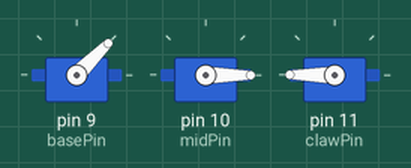
Simulated run of this sketch. Board: Arduino Uno, built with avr-gcc and run on an emulated ATmega328P. On the bench: 3 × servo.

Above: at 0.05 s.
At 0.25 s:
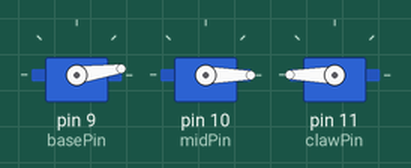
At 0.5 s:
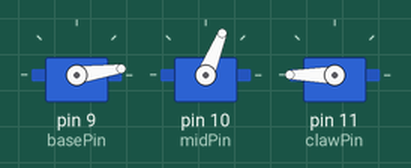
At 1.0 s:
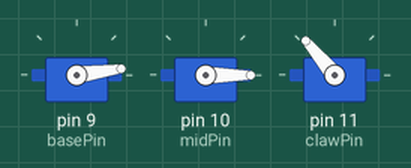
At 1.5 s:
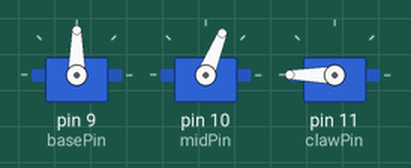
At 2.0 s:
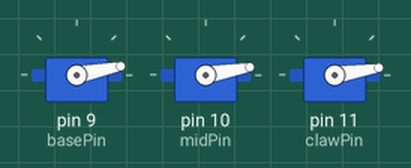
Timing chart, 0 to 4.6 s (numbered marks = the images above):
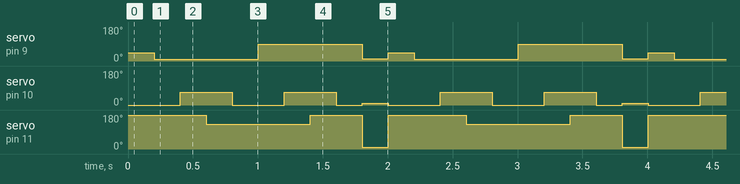

The sketch:

Lesson7_Automation_with_Array.ino
```cpp
#include <Servo.h>

int basePin = 9;
int midPin = 10;
int clawPin = 11;

Servo base;
Servo mid;
Servo claw;

//This is the control array we are going to use to control the series of positions our arm will cycle through.  Be sure to replace these values with the ones collected in the lesson.

int controlArray[9][3] = {
  {45, 0, 180},   //Initial Position
  {8, 0, 180},    //Move Base clockwise
  {8, 68, 180},   //Lower Mid
  {8, 68, 130},   //Close Claw
  {8, 0, 130},    //Raise Mid
  {90, 0, 130},   //Move Base Counterclockwise
  {90, 68, 130},    //Lower Mid
  {90, 68, 180},    //Open Claw
  {90, 0, 180},   //Mid Up
};


void setup() {
  for (int i=2; i<8; i++){
    pinMode(i, INPUT);
  }

  pinMode(basePin, OUTPUT);
 pinMode(midPin, OUTPUT);
 pinMode(clawPin, OUTPUT);

base.attach(basePin);
mid.attach(midPin);
claw.attach(clawPin);

Serial.begin(9600);
}


//We can use the variable i to two two things.  We are running our array from top to bottom, or from instruction 0 - 9.  If we want each for loop to run the next instruction, we can use the same number to run the for loop and reference the array instruction.

void loop() {
  for (int i; i < 10; i++){
      base.write(controlArray[i][0]);
      mid.write(controlArray[i][1]);
      claw.write(controlArray[i][2]);
      delay(200);
  }

}
```

Measured:
- by itself, servo on pin 9 (basePin): repeats every 2.0 s: 90° 0.80 s, 11° 0.20 s, 45° 0.20 s, 8° 0.80 s
- by itself, servo on pin 10 (midPin): repeats every 2.0 s: 0° 0.40 s, 68° 0.40 s, 0° 0.20 s, 10° 0.20 s, 0° 0.40 s, 68° 0.40 s
- by itself, servo on pin 11 (clawPin): repeats every 2.0 s: 180° 0.40 s, 9° 0.20 s, 180° 0.60 s, 130° 0.80 s
